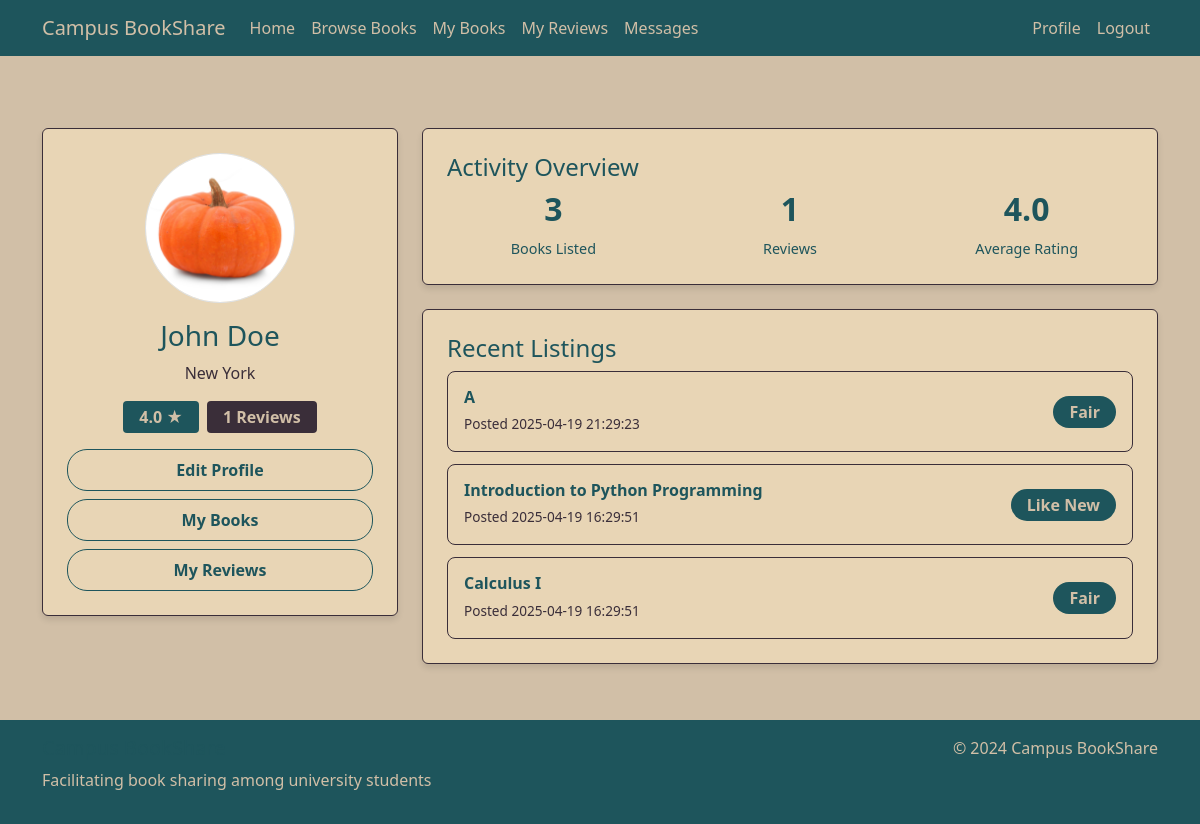
Before: /profile (signed in) with the older database file.
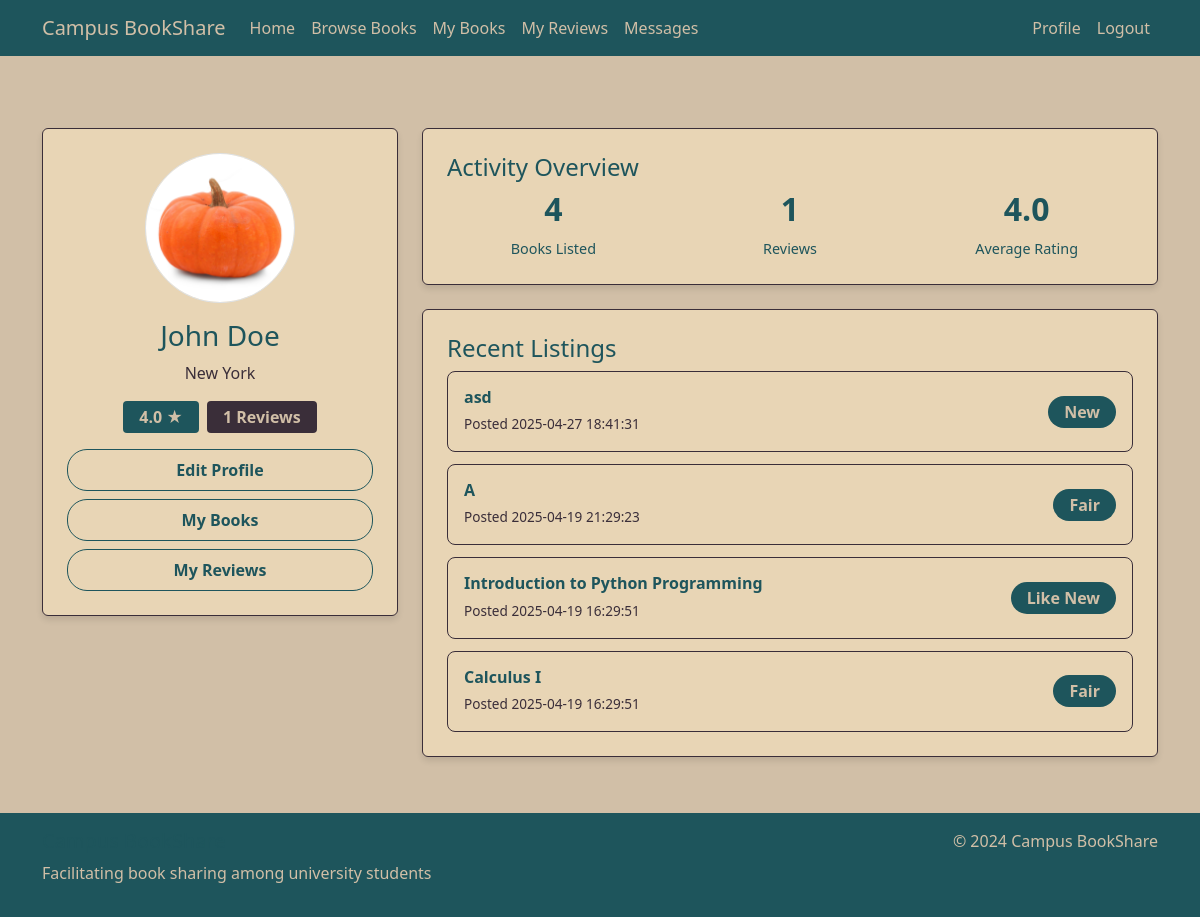
After: the same page with the newer database file.
### tables this page shows
CREATE TABLE Books (
        book_id INTEGER PRIMARY KEY AUTOINCREMENT,
        user_id INTEGER,
        title TEXT NOT NULL,
        author TEXT,
        ISBN TEXT,
        subject TEXT,
        course_code TEXT,
        condition TEXT,
        availability TEXT NOT NULL,
        date_posted TEXT NOT NULL,
        FOREIGN KEY (user_id) REFERENCES Users(user_id)
    );

### app.py (the view)
@app.route('/profile')
@login_required
def profile():
    conn = get_db_connection()
    user = conn.execute('''
        SELECT u.*,
               COALESCE(AVG(r.rating), 0) as rating,
               COUNT(r.review_id) as review_count
        FROM Users u
        LEFT JOIN Reviews r ON u.user_id = r.user_id
        WHERE u.user_id = ?
        GROUP BY u.user_id
    ''', (session['user_id'],)).fetchone()
    total_books = conn.execute('''
        SELECT COUNT(*) as count
        FROM Books
        WHERE user_id = ?
    ''', (session['user_id'],)).fetchone()
    user = dict(user)
    user['total_books'] = total_books['count']
    recent_books = conn.execute('''
        SELECT * FROM Books
        WHERE user_id = ?
        ORDER BY date_posted DESC
        LIMIT 5
    ''', (session['user_id'],)).fetchall()
    conn.close()
    return render_template('profile.html', user=user, recent_books=recent_books)

### app.py (called while the page is built)
def get_db_connection():
    conn = sqlite3.connect('database.db')
    conn.row_factory = sqlite3.Row
    return conn

def login_required(f):
    @wraps(f)
    def decorated_function(*args, **kwargs):
        if 'user_id' not in session:
            flash('Please log in to access this page.', 'warning')
            return redirect(url_for('login'))
        return f(*args, **kwargs) # Returns original function if logged in
    return decorated_function

### templates/profile.html (shortened to what this page needs)
{% extends "base.html" %}
{% block content %}
<div class="container py-4 content">
    <div class="row">
        <div class="col-md-4 mb-4">
            <div class="card">
                <div class="card-body text-center">
                    <div class="mb-3">
                        {% if user.profile_image %}
                        <img src="{{ user.profile_image }}"
                             class="rounded-circle border profile-image"
                             alt="Profile picture">
                        {% else %}
                        <div class="default-avatar rounded-circle border d-flex align-items-center justify-content-center mx-auto">
                            <span>{{ user.name[0]|upper }}</span>
                        </div>
                        {% endif %}
                    </div>
                    <h3>{{ user.name }}</h3>
                    <p class="text-muted">{{ user.location }}</p>
                    <div class="d-flex justify-content-center gap-2 mb-3">
                        <span class="badge badge-rating">{{ user.rating|round(1) }} ★</span>
                        <span class="badge badge-reviews">{{ user.review_count }} Reviews</span>
                    </div>
                    <div class="d-grid gap-2">
                        <a href="{{ url_for('edit_profile') }}" class="btn btn-outline-primary">Edit Profile</a>
                        <a href="{{ url_for('my_books') }}" class="btn btn-outline-primary">My Books</a>
                        <a href="{{ url_for('my_reviews') }}" class="btn btn-outline-primary">My Reviews</a>
                    </div>
                </div>
            </div>
        </div>
        <div class="col-md-8">
            <div class="card mb-4">
                <div class="card-body">
                    <h4>Activity Overview</h4>
                    <div class="row text-center">
                        <div class="col-4">
                            <h5 class="stats-number">{{ user.total_books }}</h5>
                            <small class="stats-label">Books Listed</small>
                        </div>
                        <div class="col-4">
                            <h5 class="stats-number">{{ user.review_count }}</h5>
                            <small class="stats-label">Reviews</small>
                        </div>
                        <div class="col-4">
                            <h5 class="stats-number">{{ user.rating|round(1) }}</h5>
                            <small class="stats-label">Average Rating</small>
                        </div>
                    </div>
                </div>
            </div>
            <div class="card">
                <div class="card-body">
                    <h4>Recent Listings</h4>
                    {% if recent_books %}
                    <div class="list-group profile-recent-listings">
                        {% for book in recent_books %}
                        <div class="list-group-item">
                            <div class="d-flex justify-content-between align-items-center">
                                <div>
                                    <h6 class="book-title">{{ book.title }}</h6>
                                    <small class="book-date">Posted {{ book.date_posted }}</small>
                                </div>
                                <span class="badge badge-reviews">{{ book.condition }}</span>
                            </div>
                        </div>
                        {% endfor %}
                    </div>
                    {% else %}
                    <p class="text-muted">No books listed yet.</p>
                    {% endif %}
                </div>
            </div>
        </div>
    </div>
</div>
{% endblock %}

Changed rows visible on the page:
added Books: title "asd", date_posted "2025-04-27 18:41:31", condition "New"
Other visible differences:
{{ user.total_books }}: "3" → "4"
